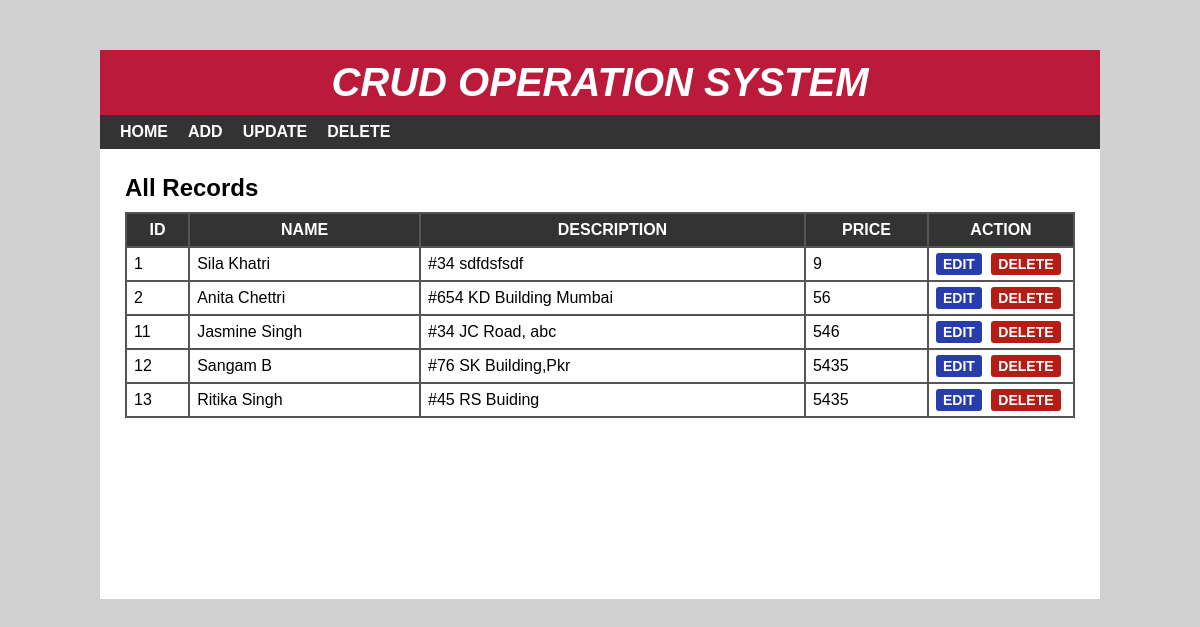
The page / on the database its author committed.
### tables this page shows
CREATE TABLE `student` (
  `sid` int(10) NOT NULL,
  `sname` varchar(30) NOT NULL,
  `sdescription` varchar(100) NOT NULL,
  `sprice` varchar(10) NOT NULL
);

### index.php (the view, shortened to what this page needs)
<?php
include 'header.php';
?>
<div id="main-content">
    <h2>All Records</h2>
    <?php
      include 'config.php';
      $sql = "SELECT * FROM student";
      $result = mysqli_query($conn, $sql) or die("Query Unsuccessful.");
      if(mysqli_num_rows($result) > 0)  {
    ?>
    <table cellpadding="7px">
        <thead>
        <th>Id</th>
        <th>Name</th>
        <th>Description</th>
        <th>Price</th>
        <th>Action</th>
        </thead>
        <tbody>
          <?php
            while($row = mysqli_fetch_assoc($result)){
          ?>
            <tr>
                <td><?php echo $row['sid']; ?></td>
                <td><?php echo $row['sname']; ?></td>
                <td><?php echo $row['sdescription']; ?></td>
                <td><?php echo $row['sprice']; ?></td>
                <td>
                    <a href='edit.php?id=<?php echo $row['sid']; ?>'>Edit</a>
                    <a href='delete-inline.php?id=<?php echo $row['sid']; ?>'>Delete</a>
                </td>
            </tr>
          <?php } ?>
        </tbody>
    </table>
  <?php }else{
    echo "<h2>No Record Found</h2>";
  }
  ?>
</div>
</div>
</body>
</html>

### header.php (shortened to what this page needs)
<!DOCTYPE html>
<html lang="en">
<head>
  <link rel="stylesheet" href="css/style.css">
</head>
<body>
    <div id="wrapper">
        <div id="header">
            <h1>Crud Operation system</h1>
        </div>
        <div id="menu">
            <ul>
                <li>
                    <a href="index.php">Home</a>
                </li>
                <li>
                    <a href="add.php">Add</a>
                </li>
                <li>
                    <a href="update.php">Update</a>
                </li>
                <li>
                    <a href="delete.php">Delete</a>
                </li>
            </ul>
        </div>

### css/style.css (style rules this page uses)
body { font:16px arial; margin: 0; padding: 0; background: #d1d1d1; }
#wrapper { width: 1000px; margin: 50px auto 0; background-color: #fff; }
#header { text-align: center; background-color: #BC1A3A; padding: 10px; }
#header h1 { color: #fff; font-size: 40px; font-style: italic; font-weight: 700; text-transform: uppercase; margin: 0; }
#menu { background-color: #333; }
#menu ul { font-size: 0; padding: 0 10px; margin: 0; list-style: none; }
#menu ul li { display: inline-block; }
#menu ul li a { color: #fff; font-size: 16px; font-weight: 600; padding: 8px 10px; display: block; text-decoration: none; text-transform: uppercase; transition: all 0.3s ease; }
#main-content { padding: 25px; min-height: 400px; }
#main-content h2 { margin: 0 0 10px; text-transform: capitalize; }
#main-content table { width: 100%; background-color: #555; margin: 0 0 20px; }
#main-content table th { color: #fff; background-color: #333; text-transform: uppercase; }
#main-content table th:last-child { width: 130px; }
#main-content table td { background-color: #fff; }
#main-content table td a { font-size: 14px; font-weight: 600; text-transform: uppercase; padding: 3px 7px; color: #fff; background-color: #273dab; text-decoration: none; border-radius: 3px; }
#main-content table td a:nth-child(2) { background-color: #b31d15; margin: 0 0 0 5px; }

### rows shown on the page
student: sid "1", sname "Sila Khatri", sdescription "#34 sdfdsfsdf", sprice "9"
student: sid "2", sname "Anita Chettri", sdescription "#654 KD Building Mumbai", sprice "56"
student: sid "11", sname "Jasmine Singh", sdescription "#34 JC Road, abc", sprice "546"
student: sid "12", sname "Sangam B", sdescription "#76 SK Building,Pkr", sprice "5435"
student: sid "13", sname "Ritika Singh", sdescription "#45 RS Buiding", sprice "5435"
